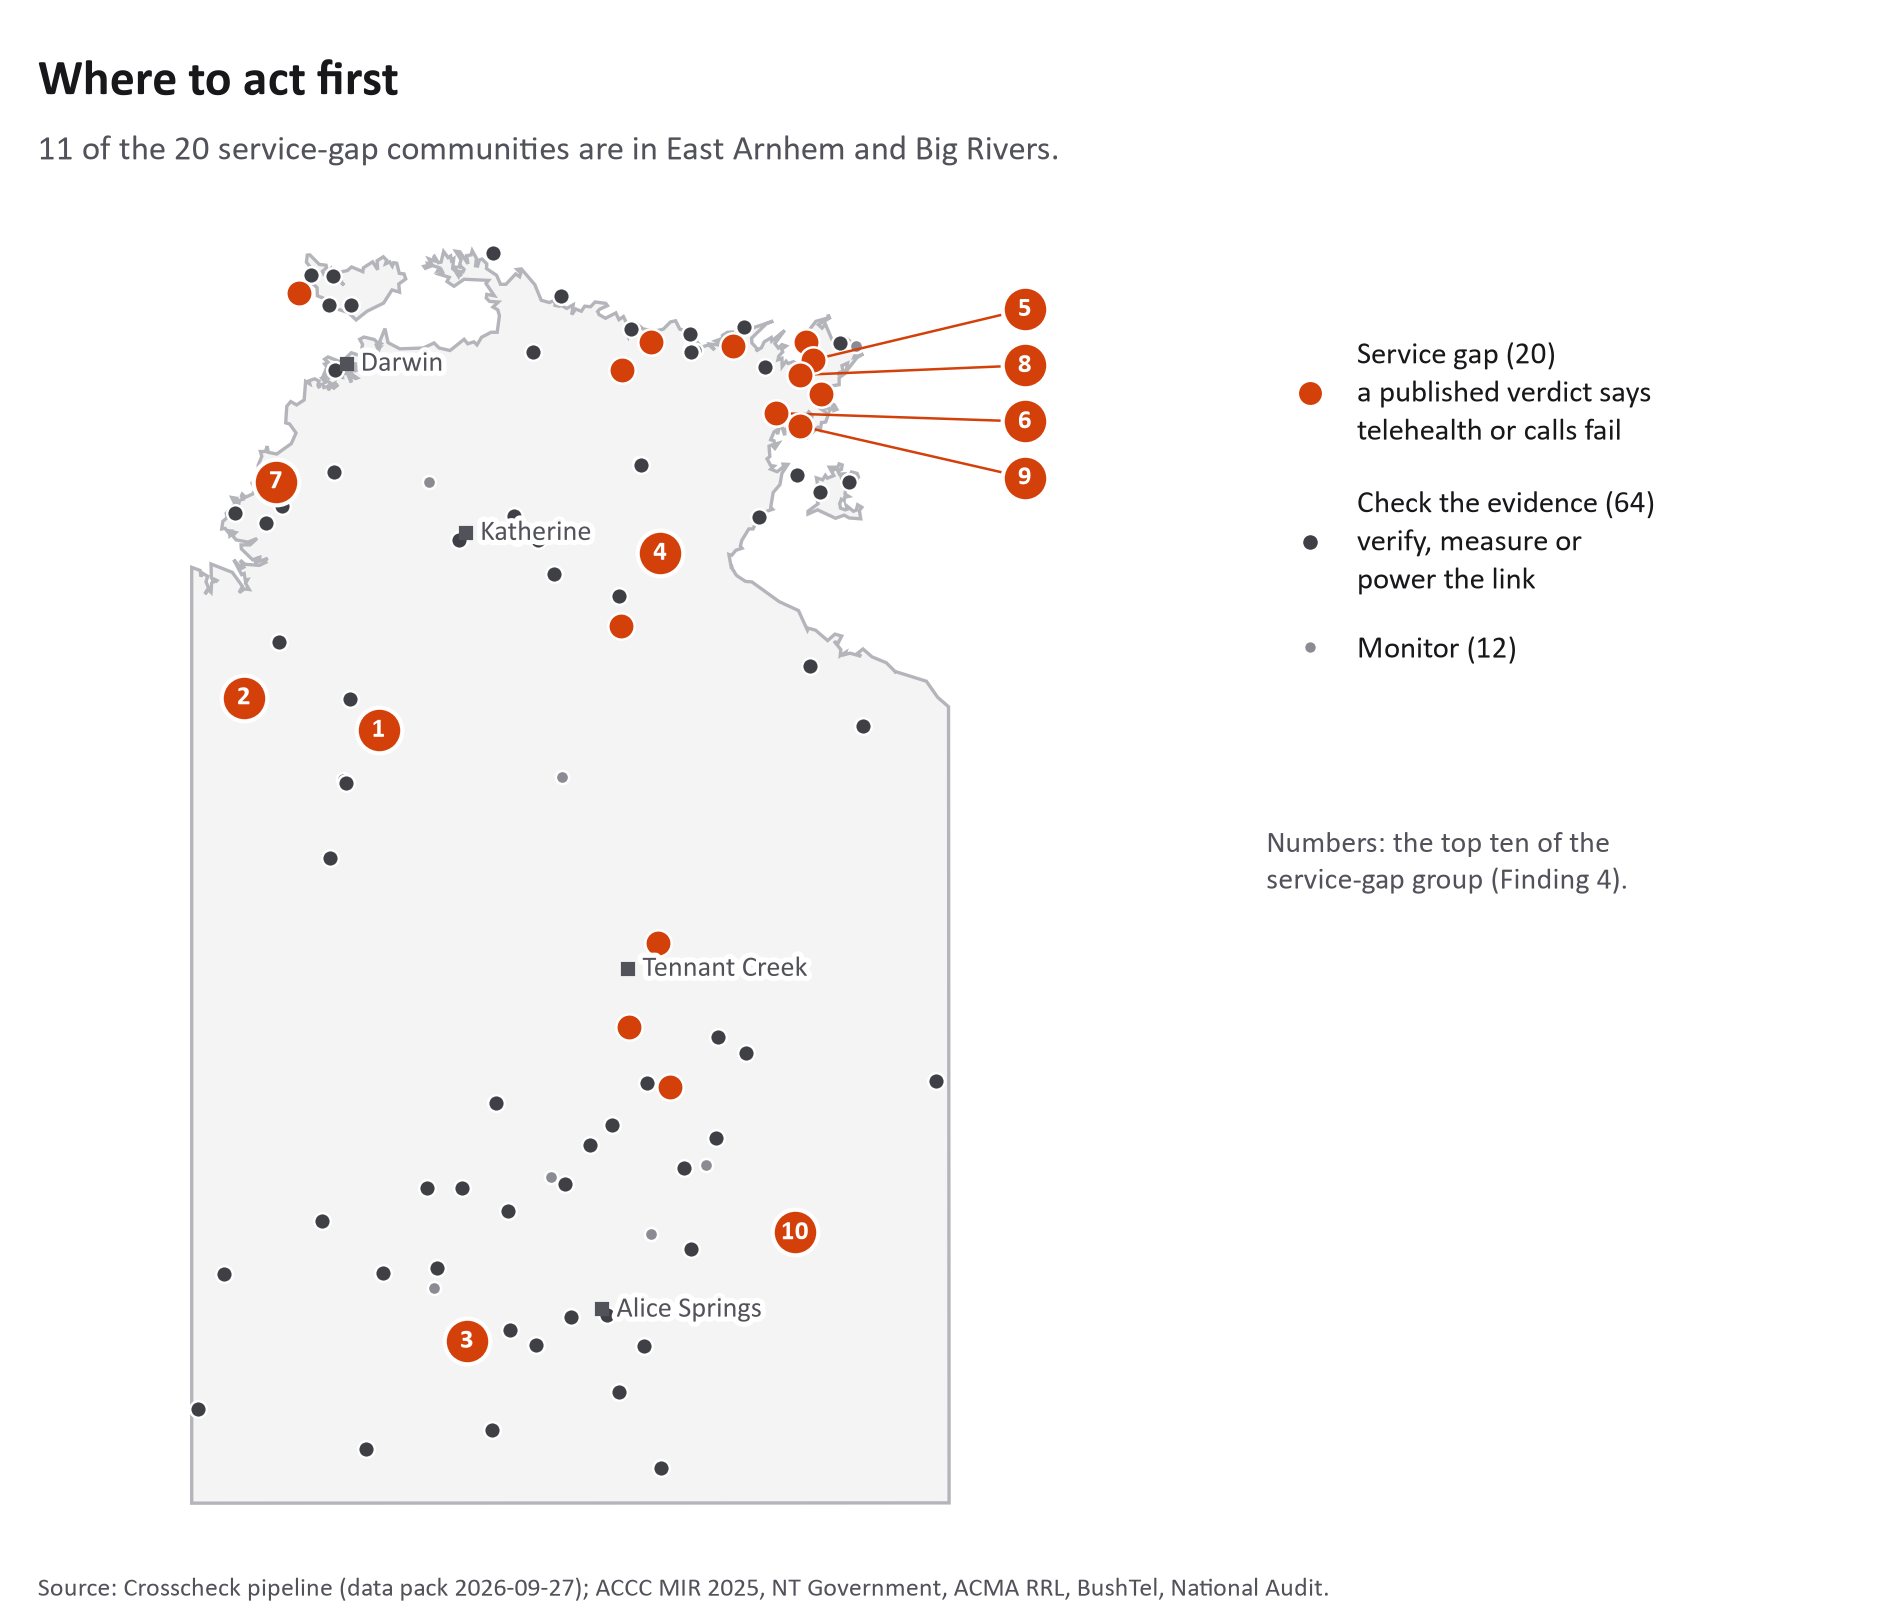

Python code for this plot:
"""Example report figure: where to act first (Crosscheck, DIC005).

Reads the app's data pack (same numbers as the report), draws the NT outline and the 96
communities by action group, numbers the top ten of the service-gap group. Static PNG for print.
"""
import json
import math
import re
from pathlib import Path

import matplotlib.patheffects as pe
import matplotlib.pyplot as plt
from matplotlib.lines import Line2D
from matplotlib.patches import PathPatch
from matplotlib.path import Path as MPath

HERE = Path(__file__).resolve().parent
PACK = HERE.parents[1] / "data/out/data_pack.json"
OUT = HERE / "Crosscheck_figure_where_to_act.png"

ACCENT = "#D4400A"      # key series: service gap
CHECK = "#3F3F46"       # neutral, dark
MONITOR = "#8B8B94"     # neutral, light
INK, INK_MUTED, LAND, EDGE = "#18181B", "#52525B", "#F4F4F5", "#B4B4BB"
HALO = [pe.withStroke(linewidth=2.5, foreground="white")]
plt.rcParams["font.family"] = ["Calibri", "Arial", "DejaVu Sans"]

pack = json.loads(PACK.read_text(encoding="utf-8"))
com = {c["id"]: c for c in pack["communities"]}


def outline_path(d):
    verts, codes = [], []
    for cmd, x, y in re.findall(r"([MLZ])\s*(-?[\d.]+)?\s*(-?[\d.]+)?", d):
        if cmd == "Z":
            verts.append(verts[-1]); codes.append(MPath.CLOSEPOLY)
        else:
            verts.append((float(x), -float(y)))
            codes.append(MPath.MOVETO if cmd == "M" else MPath.LINETO)
    return MPath(verts, codes)


fig = plt.figure(figsize=(6.3, 5.4), dpi=300)
ax = fig.add_axes([0.0, 0.06, 0.66, 0.80])
ax.add_patch(PathPatch(outline_path(pack["outline"]), facecolor=LAND, edgecolor=EDGE, lw=0.8))

groups = {"monitor": (MONITOR, 10, 1), "check": (CHECK, 16, 2), "service": (ACCENT, 40, 3)}
for g, (color, size, z) in groups.items():
    pts = [com[p["id"]] for p in pack["priority"] if p["g"] == g]
    ax.scatter([c["x"] for c in pts], [-c["y"] for c in pts], s=size, c=color, zorder=z,
               edgecolors="white", linewidths=0.6)

# Top ten: numbered markers in place; ones crowded by another top-ten point move to a column
# east of the coast with a leader line, so no number hides another.
top = [p for p in pack["priority"] if p["g"] == "service"][:10]
pos = {p["rank"]: (com[p["id"]]["x"], -com[p["id"]]["y"]) for p in top}
crowded = sorted((r for r in pos if any(r != o and math.dist(pos[r], pos[o]) < 18 for o in pos)),
                 key=lambda r: -pos[r][1])
column_x, column_top = 312, max(pos[r][1] for r in crowded) + 18 if crowded else 0
for i, rank in enumerate(sorted(pos)):
    x, y = pos[rank]
    if rank in crowded:
        k = crowded.index(rank)
        lx, ly = column_x, column_top - 20 * k
        ax.plot([x, lx], [y, ly], color=ACCENT, lw=0.6, zorder=3, solid_capstyle="round")
        ax.scatter(x, y, s=40, c=ACCENT, zorder=4, edgecolors="white", linewidths=0.6)
    else:
        lx, ly = x, y
    ax.scatter(lx, ly, s=120, c=ACCENT, zorder=5, edgecolors="white", linewidths=1.0, clip_on=False)
    ax.text(lx, ly, str(rank), color="white", fontsize=6.5, fontweight="bold",
            ha="center", va="center", zorder=6, clip_on=False)

# Orientation towns, muted, with a white halo so dots never cut the words.
xs = [c["x"] for c in pack["communities"]]; ys = [c["y"] for c in pack["communities"]]
lon = [c["lon"] for c in pack["communities"]]; lat = [c["lat"] for c in pack["communities"]]
kx = (max(xs) - min(xs)) / (max(lon) - min(lon)); ky = (max(ys) - min(ys)) / (min(lat) - max(lat))
bx = min(xs) - kx * min(lon); by = min(ys) - ky * max(lat)
for name, la, lo in (("Darwin", -12.46, 130.84), ("Katherine", -14.47, 132.26),
                     ("Tennant Creek", -19.65, 134.19), ("Alice Springs", -23.70, 133.88)):
    x, y = bx + kx * lo, by + ky * la
    ax.plot(x, -y, marker="s", ms=2.6, color=INK_MUTED, zorder=6)
    ax.text(x + 5, -y, name, fontsize=6.8, color=INK_MUTED, va="center", zorder=6, path_effects=HALO)

ax.set_xlim(8, 330); ax.set_ylim(-472, -10)
ax.set_aspect("equal"); ax.axis("off")

legend = [
    Line2D([], [], marker="o", ls="", ms=6.5, mfc=ACCENT, mec="white", label="Service gap (20)\na published verdict says\ntelehealth or calls fail"),
    Line2D([], [], marker="o", ls="", ms=4.5, mfc=CHECK, mec="white", label="Check the evidence (64)\nverify, measure or\npower the link"),
    Line2D([], [], marker="o", ls="", ms=3.5, mfc=MONITOR, mec="white", label="Monitor (12)"),
]
fig.legend(handles=legend, loc="upper left", bbox_to_anchor=(0.67, 0.80), frameon=False, fontsize=7.5,
           labelcolor=INK, handletextpad=0.5, labelspacing=1.1, borderaxespad=0)
fig.text(0.67, 0.49, "Numbers: the top ten of the\nservice-gap group (Finding 4).", fontsize=7.2, color=INK_MUTED,
         va="top")
fig.text(0.02, 0.965, "Where to act first", fontsize=12, fontweight="bold", color=INK, va="top")
fig.text(0.02, 0.918, "11 of the 20 service-gap communities are in East Arnhem and Big Rivers.",
         fontsize=8.5, color=INK_MUTED, va="top")
fig.text(0.02, 0.015, "Source: Crosscheck pipeline (data pack 2026-09-27); ACCC MIR 2025, NT Government, "
         "ACMA RRL, BushTel, National Audit.", fontsize=6.3, color=INK_MUTED)
fig.savefig(OUT, dpi=300, facecolor="white")
print(OUT, "crowded:", crowded)
